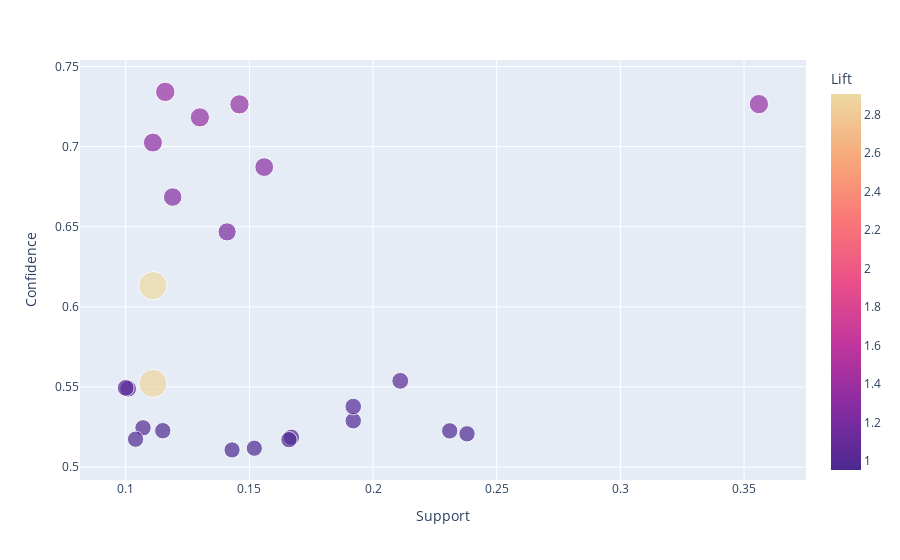

This figure's notebook cell:
### Code cell
fig = px.scatter(
    cosmetics_df, 
    x='Support', 
    y='Confidence', 
    color='Lift', 
    size='Lift', 
    hover_data=['LHS', 'RHS'], 
    color_continuous_scale='agsunset'
)
fig.show()

### Figure 1 — Plotly figure (JSON) as saved in the notebook; plotly's stock layout.template omitted (floating-point values rounded to 4 significant figures)
{"data": [{"customdata": [[["artichoke"], ["cosmetics"]], [["avocado"], ["cosmetics"]], [["banana"], ["cosmetics"]], [["bourbon"], ["cosmetics"]], [["choclate"], ["cosmetics"]], [["coke"], ["cosmetics"]], [["cracker"], ["cosmetics"]], [["sardines"], ["cosmetics"]], [["avocado", "artichoke"], ["cosmetics"]], [["banana", "avocado"], ["cosmetics"]], [["bourbon", "avocado"], ["cosmetics"]], [["choclate", "avocado"], ["cosmetics"]], [["cracker", "avocado"], ["cosmetics"]], [["sardines", "avocado"], ["cosmetics"]], [["banana", "bourbon"], ["cosmetics"]], [["choclate", "banana"], ["cosmetics"]], [["banana", "cracker"], ["cosmetics"]], [["choclate", "bourbon"], ["cosmetics"]], [["bourbon", "cracker"], ["cosmetics"]], [["sardines", "bourbon"], ["cosmetics"]], [["choclate", "cracker"], ["cosmetics"]], [["choclate", "avocado"], ["cosmetics", "cracker"]], [["cracker", "avocado"], ["choclate", "cosmetics"]], [["choclate", "cracker", "avocado"], ["cosmetics"]]], "hovertemplate": "Support=%{x}<br>Confidence=%{y}<br>Lift=%{marker.color}<br>LHS=%{customdata[0]}<br>RHS=%{customdata[1]}<extra></extra>", "legendgroup": "", "marker": {"color": [0.9676, 1.355, 0.9868, 0.975, 1.003, 0.9528, 1.033, 0.9716, 1.37, 1.247, 1.207, 1.34, 1.355, 1.282, 0.9752, 1.024, 1.025, 0.9786, 0.9653, 0.9548, 0.9648, 2.906, 2.876, 1.311], "coloraxis": "coloraxis", "size": [0.9676, 1.355, 0.9868, 0.975, 1.003, 0.9528, 1.033, 0.9716, 1.37, 1.247, 1.207, 1.34, 1.355, 1.282, 0.9752, 1.024, 1.025, 0.9786, 0.9653, 0.9548, 0.9648, 2.906, 2.876, 1.311], "sizemode": "area", "sizeref": 0.007266, "symbol": "circle"}, "mode": "markers", "name": "", "orientation": "v", "showlegend": false, "type": "scatter", "x": [0.167, 0.356, 0.192, 0.231, 0.192, 0.143, 0.211, 0.238, 0.116, 0.119, 0.141, 0.13, 0.146, 0.156, 0.115, 0.101, 0.1, 0.107, 0.104, 0.152, 0.166, 0.111, 0.111, 0.111], "xaxis": "x", "y": [0.5186, 0.7265, 0.5289, 0.5226, 0.5378, 0.5107, 0.5538, 0.5208, 0.7342, 0.6685, 0.6468, 0.7182, 0.7264, 0.6872, 0.5227, 0.5489, 0.5495, 0.5245, 0.5174, 0.5118, 0.5171, 0.6133, 0.5522, 0.7025], "yaxis": "y"}], "layout": {"coloraxis": {"colorbar": {"title": {"text": "Lift"}}, "colorscale": [[0, "rgb(75, 41, 145)"], [0.1667, "rgb(135, 44, 162)"], [0.3333, "rgb(192, 54, 157)"], [0.5, "rgb(234, 79, 136)"], [0.6667, "rgb(250, 120, 118)"], [0.8333, "rgb(246, 169, 122)"], [1, "rgb(237, 217, 163)"]]}, "legend": {"itemsizing": "constant", "tracegroupgap": 0}, "margin": {"t": 60}, "xaxis": {"anchor": "y", "domain": [0, 1], "title": {"text": "Support"}}, "yaxis": {"anchor": "x", "domain": [0, 1], "title": {"text": "Confidence"}}}}
